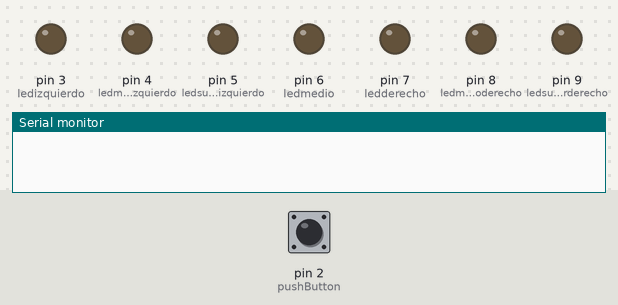
A sketch run on a simulated Arduino Uno, built with avr-gcc and run on an emulated ATmega328P. Shown: output pins drawn as LEDs (lit = HIGH), the last lines printed to the serial monitor. The inputs (shaded band) are chosen by the test bench; at power-on: pin 2 (pushButton) HIGH. Random numbers use the default seed unless the sketch sets one.

Above: at 1.2 s.
1.3 s: pin 2 (pushButton) pulled LOW for 0.15 s
At 1.98 s:
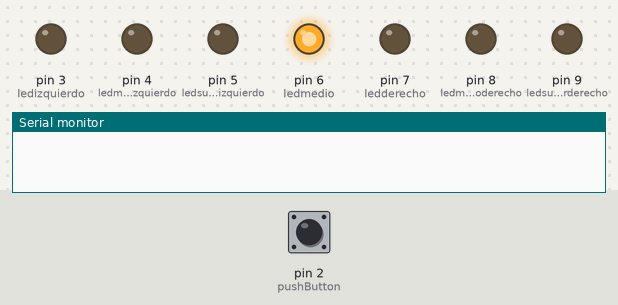
4.3 s: pin 2 (pushButton) pulled LOW for 3.2 s
At 9.9 s:
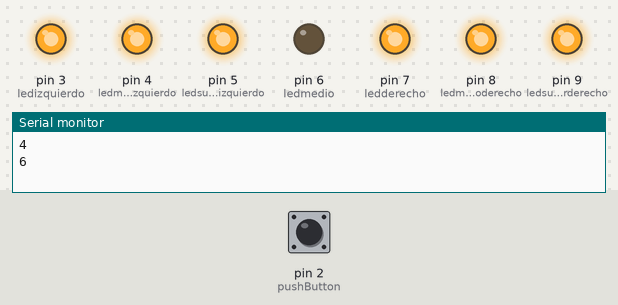
10.5 s: pin 2 (pushButton) pulled LOW for 1 s
At 14.0 s:
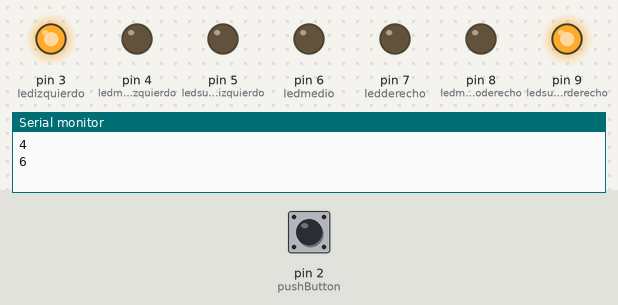
Timing chart, 0 to 16.1 s (numbered marks = the images above; inputs shaded):
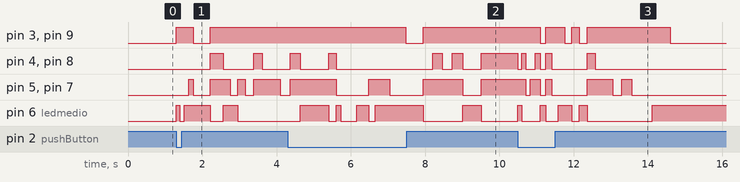

The sketch:

simulator.ino
```cpp
int pushButton = 2;

int ledizquierdo = 3;
int ledmedioizquierdo = 4;
int ledsuperiorizquierdo = 5;
int ledmedio = 6;
int ledderecho = 7;
int ledmedioderecho = 8;
int ledsuperiorderecho = 9;

int state = 0;
long randomNumber;

int num = 0;

void setup() {

  pinMode(ledizquierdo , OUTPUT);
  pinMode(ledmedioizquierdo , OUTPUT);
  pinMode(ledsuperiorizquierdo , OUTPUT);
  pinMode(ledmedio , OUTPUT);
  pinMode(ledderecho , OUTPUT);
  pinMode(ledmedioderecho , OUTPUT);
  pinMode(ledsuperiorderecho , OUTPUT);

  pinMode(pushButton, INPUT);
  randomSeed(analogRead(0)); //generar numeros aleatorios diferentes, desde el valor 0

  Serial.begin(9600);
}

void loop() {

  if ( digitalRead (pushButton) == LOW ) {
    // delay (600);

    for (int i = 0; i < 20; i++) {
      randomNumber = random (1, 7);
      turnLedsOn();
      delay (10*i+100);
    }

    randomNumber = random (1, 7);
    delay (200);
    Serial.println(randomNumber);
    turnLedsOn();
  }
}

void turnLedsOn() {

  digitalWrite (ledizquierdo, LOW);
  digitalWrite (ledmedioizquierdo, LOW);
  digitalWrite (ledsuperiorizquierdo, LOW);
  digitalWrite (ledderecho, LOW);
  digitalWrite (ledmedio, LOW);
  digitalWrite (ledmedioderecho, LOW);
  digitalWrite (ledsuperiorderecho, LOW);

  if (randomNumber == 6) {
    digitalWrite (ledizquierdo, HIGH);
    digitalWrite (ledmedioizquierdo, HIGH);
    digitalWrite (ledsuperiorizquierdo, HIGH);
    digitalWrite (ledderecho, HIGH);
    digitalWrite (ledmedioderecho, HIGH);
    digitalWrite (ledsuperiorderecho, HIGH);
  } else if (randomNumber == 5) {
    digitalWrite (ledizquierdo, HIGH);
    digitalWrite (ledsuperiorizquierdo, HIGH);
    digitalWrite (ledderecho, HIGH);
    digitalWrite (ledmedio, HIGH);
    digitalWrite (ledsuperiorderecho, HIGH);
  } else if (randomNumber == 4) {
    digitalWrite (ledizquierdo, HIGH);
    digitalWrite (ledsuperiorizquierdo, HIGH);
    digitalWrite (ledderecho, HIGH);
    digitalWrite (ledsuperiorderecho, HIGH);
  } else if (randomNumber == 3) {
    digitalWrite (ledizquierdo, HIGH);
    digitalWrite (ledmedio, HIGH);
    digitalWrite (ledsuperiorderecho, HIGH);
  } else if (randomNumber == 2) {
    digitalWrite (ledizquierdo, HIGH);
    digitalWrite (ledsuperiorderecho, HIGH);
  } else if (randomNumber == 1) {
    digitalWrite (ledmedio, HIGH);
  }
}
```

Measured:
- after the input at 1.3 s, pin 3 (ledizquierdo): LOW → HIGH at once, → LOW 0.46 s later, → HIGH 0.45 s later; pin 4 (ledmedioizquierdo): LOW → HIGH after 0.91 s, → LOW 0.35 s later, → HIGH 0.82 s later, → LOW 0.23 s later
- after the input at 4.3 s, pin 3 (ledizquierdo), pin 9 (ledsuperiorderecho): HIGH → LOW after 3.2 s, → HIGH 0.47 s later
- after the input at 10.5 s, pin 3 (ledizquierdo): goes LOW 0.15 s, HIGH 0.51 s, LOW 0.19 s, HIGH 0.20 s, LOW 0.21 s, HIGH 2.2 s, then LOW, starting after 0.60 s; pin 4 (ledmedioizquierdo): HIGH → LOW at once, → HIGH 0.10 s later, → LOW 0.11 s later, → HIGH 0.25 s later, … (9 changes in this stretch)
